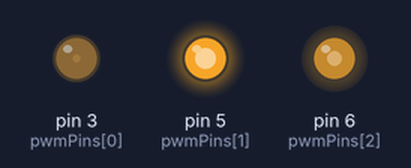
A sketch run on a simulated Arduino Uno, built with avr-gcc and run on an emulated ATmega328P. Parts: output pins drawn as LEDs (lit = HIGH). Pins used as bus, display or sensor lines are not drawn.

Above: at 0.1 s.
Timing chart, 0 to 1.6 s (numbered marks = the images above):
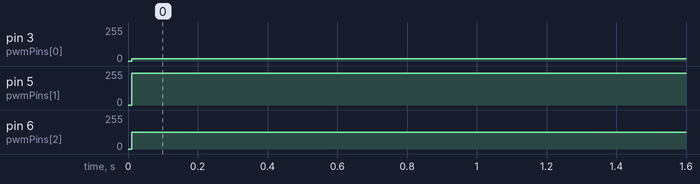

The sketch:

spinning_rainbow.ino
```cpp
//Add the SPI library so we can communicate with the ADXL345 sensor
#include <SPI.h>

#define DEBUG_ACCEL  0
#define DEBUG_LEDS   0

#define MAIN_AXIS y
#define THRESH_1  0.7
#define THRESH_2  2.1
#define THRESH_3  3.2

#define DELAY_TIME  5 //25
#define RESET_DELAY 250
#define RAINBOW_ON_DUR 2000
#define SHAKE_ON_DUR  1000
#define STROBE_ON_DUR 250

#define G_THRESH  1.9
#define ACCEL_THRESH 1.5

#define COLOR_OFFSET 10
#define THETA_SCALE 2
#define THETA_0 (PI/2)

//Assign the Chip Select signal to pin 10.
int CS=10;

//ADXL345 Register Addresses
#define	DEVID		0x00	//Device ID Register
#define THRESH_TAP	0x1D	//Tap Threshold
#define	OFSX		0x1E	//X-axis offset
#define	OFSY		0x1F	//Y-axis offset
#define	OFSZ		0x20	//Z-axis offset
#define	DURATION	0x21	//Tap Duration
#define	LATENT		0x22	//Tap latency
#define	WINDOW		0x23	//Tap window
#define	THRESH_ACT	0x24	//Activity Threshold
#define	THRESH_INACT	0x25	//Inactivity Threshold
#define	TIME_INACT	0x26	//Inactivity Time
#define	ACT_INACT_CTL	0x27	//Axis enable control for activity and inactivity detection
#define	THRESH_FF	0x28	//free-fall threshold
#define	TIME_FF		0x29	//Free-Fall Time
#define	TAP_AXES	0x2A	//Axis control for tap/double tap
#define ACT_TAP_STATUS	0x2B	//Source of tap/double tap
#define	BW_RATE		0x2C	//Data rate and power mode control
#define POWER_CTL	0x2D	//Power Control Register
#define	INT_ENABLE	0x2E	//Interrupt Enable Control
#define	INT_MAP		0x2F	//Interrupt Mapping Control
#define	INT_SOURCE	0x30	//Source of interrupts
#define	DATA_FORMAT	0x31	//Data format control
#define DATAX0		0x32	//X-Axis Data 0
#define DATAX1		0x33	//X-Axis Data 1
#define DATAY0		0x34	//Y-Axis Data 0
#define DATAY1		0x35	//Y-Axis Data 1
#define DATAZ0		0x36	//Z-Axis Data 0
#define DATAZ1		0x37	//Z-Axis Data 1
#define	FIFO_CTL	0x38	//FIFO control
#define	FIFO_STATUS	0x39	//FIFO status

//This buffer will hold values read from the ADXL345 registers.
char values[10];
char output[20];
//These variables will be used to hold the x,y and z axis accelerometer values.
int x,y,z;
double xg, yg, zg;
char tapType=0;

#define REDID    0
#define GREENID  1
#define BLUEID   2
#define MIN_COLOR REDID
#define MAX_COLOR BLUEID

const int pwmPinCnt = 3;
const int pwmPins[pwmPinCnt] = {
  3, 5, 6};

//
// length of pulse in period over 1024
//
#define LED_MIN_VAL  0
#define LED_MAX_VAL  0xFF
#define LED_DEF_VAL  ((int)((LED_MAX_VAL+LED_MIN_VAL)/2.0))
#define LED_DEF_LOW_VAL 0x00 //(LED_DEF_VAL>>2)

#define ACCEL_MIN_VAL  -128
#define ACCEL_MAX_VAL  127

float gBase = ACCEL_MAX_VAL;
const float GSCALE = 0.8;

// modulating background color
const float rOffset = LED_DEF_VAL/(float)LED_MAX_VAL;
const float gOffset = LED_DEF_VAL/(float)LED_MAX_VAL;
const float bOffset = LED_DEF_VAL/(float)LED_MAX_VAL;

int rValue = LED_DEF_VAL;
int gValue = LED_DEF_VAL;
int bValue = LED_DEF_VAL;


void setup(){
  for (int i=0; i<pwmPinCnt; i++) {
    pinMode(pwmPins[i],OUTPUT);
  }
  delay(10);

  //Initiate an SPI communication instance.
  SPI.begin();
  //Configure the SPI connection for the ADXL345.
  SPI.setDataMode(SPI_MODE3);
  //Create a serial connection to display the data on the terminal.
  Serial.begin(57600);

  //Set up the Chip Select pin to be an output from the Arduino.
  pinMode(CS, OUTPUT);
  //Before communication starts, the Chip Select pin needs to be set high.
  digitalWrite(CS, HIGH);

  //Put the ADXL345 into +/- 4G range by writing the value 0x01 to the DATA_FORMAT register.
  //Put the ADXL345 into +/- 8G range by writing the value 0x02 to the DATA_FORMAT register.
  //Put the ADXL345 into +/- 16G range by writing the value 0x03 to the DATA_FORMAT register.
  writeRegister(DATA_FORMAT, 0x03);
  //Put the ADXL345 into Measurement Mode by writing 0x08 to the POWER_CTL register.
  writeRegister(POWER_CTL, 0x08);  //Measurement mode
}

void loop(){
  //Reading 6 bytes of data starting at register DATAX0 will retrieve the x,y and z acceleration values from the ADXL345.
  //The results of the read operation will get stored to the values[] buffer.
  readRegister(DATAX0, 6, values);

  //The ADXL345 gives 10-bit acceleration values, but they are stored as bytes (8-bits).
  // To get the full value, two bytes must be combied for each axis.
  //The X value is stored in values[0] and values[1].
  x = (0xFF00&((int)values[1]<<8))|(0xff&(int)values[0]);
  //The Y value is stored in values[2] and values[3].
  y = (0xFF00&((int)values[3]<<8))|(0x00ff&(int)values[2]);
  //The Z value is stored in values[4] and values[5].
  z = (0xFF00&((int)values[5]<<8))|(0xff&(int)values[4]);

  //Convert the accelerometer value to G's.
  //With 10 bits measuring over a +/-4g range we can find how to convert by using the equation:
  // Gs = Measurement Value * (G-range/(2^10)) or Gs = Measurement Value * (8/1024)
  xg = x * 0.0078;
  yg = y * 0.0078;
  zg = z * 0.0078;

  updateColor();

  // light up outputs
  analogWrite(pwmPins[REDID], rValue);
  analogWrite(pwmPins[GREENID], gValue);
  analogWrite(pwmPins[BLUEID], bValue);

#if DEBUG_ACCEL
  //Print the results to the terminal.
  Serial.print("accel: ");
  Serial.print(x, DEC);
  Serial.print(',');
  Serial.print(y, DEC);
  Serial.print(',');
  Serial.println(z, DEC);
#endif

  delay(DELAY_TIME);
}

//This function will write a value to a register on the ADXL345.
//Parameters:
//  char registerAddress - The register to write a value to
//  char value - The value to be written to the specified register.
void writeRegister(char registerAddress, char value){
  //Set Chip Select pin low to signal the beginning of an SPI packet.
  digitalWrite(CS, LOW);
  //Transfer the register address over SPI.
  SPI.transfer(registerAddress);
  //Transfer the desired register value over SPI.
  SPI.transfer(value);
  //Set the Chip Select pin high to signal the end of an SPI packet.
  digitalWrite(CS, HIGH);
}

//This function will read a certain number of registers starting from a specified address and store their values in a buffer.
//Parameters:
//  char registerAddress - The register addresse to start the read sequence from.
//  int numBytes - The number of registers that should be read.
//  char * values - A pointer to a buffer where the results of the operation should be stored.
void readRegister(char registerAddress, int numBytes, char * values){
  //Since we're performing a read operation, the most significant bit of the register address should be set.
  char address = 0x80 | registerAddress;
  //If we're doing a multi-byte read, bit 6 needs to be set as well.
  if(numBytes > 1)address = address | 0x40;

  //Set the Chip select pin low to start an SPI packet.
  digitalWrite(CS, LOW);
  //Transfer the starting register address that needs to be read.
  SPI.transfer(address);
  //Continue to read registers until we've read the number specified, storing the results to the input buffer.
  for(int i=0; i<numBytes; i++){
    values[i] = SPI.transfer(0x00);
  }
  //Set the Chips Select pin high to end the SPI packet.
  digitalWrite(CS, HIGH);
}

void updateColor() {

  float tm = (float)MAIN_AXIS/(2*(float)ACCEL_MAX_VAL)*PI;

  bValue = (int)constrain((LED_MAX_VAL*(sin(tm)/2+rOffset)), LED_MIN_VAL, LED_MAX_VAL);
  gValue = (int)constrain((LED_MAX_VAL*(sin(tm+TWO_PI/3)/2+gOffset)), LED_MIN_VAL, LED_MAX_VAL);
  rValue = (int)constrain((LED_MAX_VAL*(sin(tm+2*TWO_PI/3)/2+bOffset)), LED_MIN_VAL, LED_MAX_VAL);

#if DEBUG_LEDS
  Serial.print(" LEDs: ");
  Serial.print(rValue);
  Serial.print(", ");
  Serial.print(gValue);
  Serial.print(", ");
  Serial.println(bValue);
#endif
}
```

Measured:
- by itself, pin 3 (pwmPins[0]): 0/255 → 16/255 at 0.01 s
- by itself, pin 5 (pwmPins[1]): 0/255 → 237/255 at 0.01 s
- by itself, pin 6 (pwmPins[2]): 0/255 → 127/255 at 0.01 s
